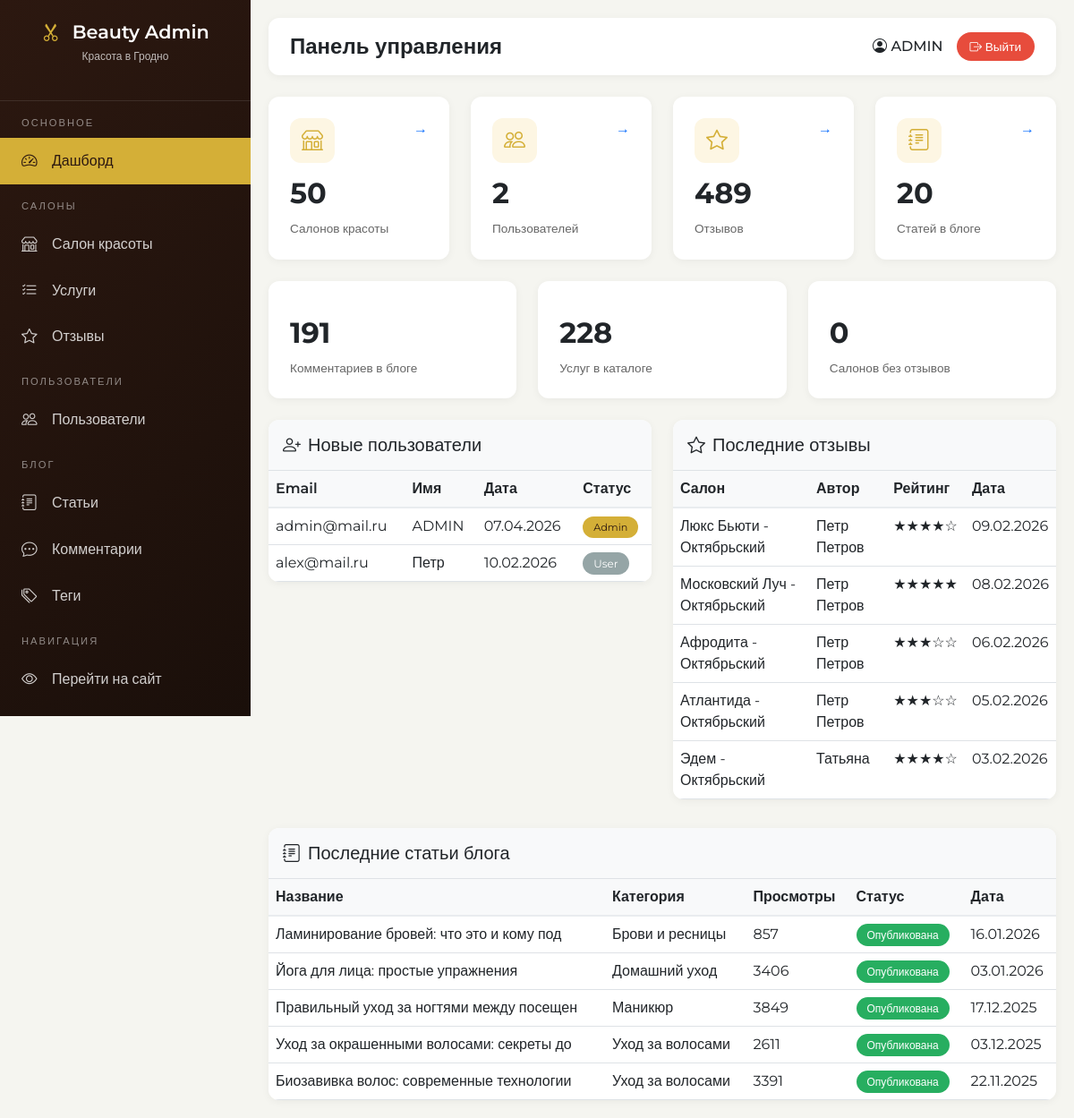
Before: /admin/ (signed in) with the older database file.
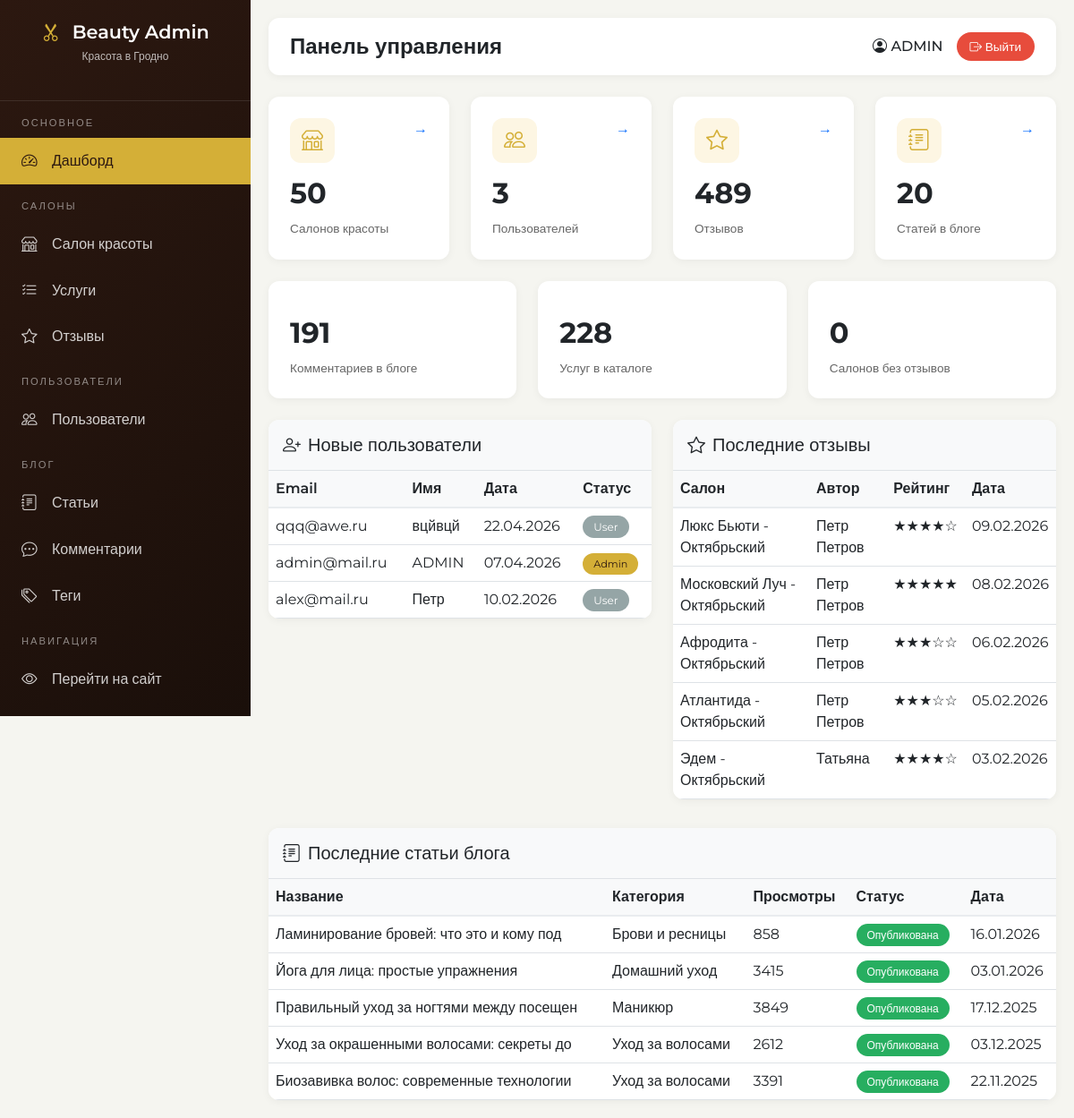
After: the same page with the newer database file.
### models.py (models this page shows, shortened)
class User(db.Model, UserMixin):
    __tablename__ = 'users'
    id = db.Column(db.Integer, primary_key=True)
    email = db.Column(db.String(100), unique=True, nullable=False)
    first_name = db.Column(db.String(50))
    last_name = db.Column(db.String(50))
    password_hash = db.Column(db.String(255), nullable=False)
    is_active = db.Column(db.Boolean, default=True)
    created_at = db.Column(db.DateTime, default=datetime.now)
    is_admin = db.Column(db.Boolean, default=False)
    phone = db.Column(db.String(20))
    avatar_url = db.Column(db.String(300))
    favorite_salons = db.relationship('Salon', secondary=user_favorites, backref='fans', lazy='dynamic')

class Review(db.Model):
    __tablename__ = 'reviews'
    id = db.Column(db.Integer, primary_key=True)
    salon_id = db.Column(db.Integer, db.ForeignKey('salons.id'))
    author_name = db.Column(db.String(100))
    rating = db.Column(db.Integer)
    text = db.Column(db.Text)
    tags = db.Column(db.String(300))
    created_at = db.Column(db.DateTime, server_default=db.func.now())
    user_id = db.Column(db.Integer, db.ForeignKey('users.id'), nullable=True)
    user = db.relationship('User', backref='reviews', lazy=True)  # Добавлено

class Salon(db.Model):
    __tablename__ = 'salons'
    id = db.Column(db.Integer, primary_key=True)
    name = db.Column(db.String(200))
    category = db.Column(db.String(100))
    description = db.Column(db.Text)
    address = db.Column(db.String(300))
    district = db.Column(db.String(100))
    phone = db.Column(db.String(20))
    working_hours = db.Column(db.String(200))
    rating = db.Column(db.Float, default=0.0)
    reviews_count = db.Column(db.Integer, default=0)
    is_verified = db.Column(db.Boolean, default=False)
    image_url = db.Column(db.String(300), default='/static/img/default.png')
    created_at = db.Column(db.DateTime, server_default=db.func.now())
    services = db.relationship('Service', backref='salon', lazy=True, cascade='all, delete-orphan')
    reviews = db.relationship('Review', backref='salon', lazy=True, cascade='all, delete-orphan')

class BlogPost(db.Model):
    __tablename__ = 'blog_posts'
    id = db.Column(db.Integer, primary_key=True)
    title = db.Column(db.String(200), nullable=False)
    slug = db.Column(db.String(200), unique=True)
    excerpt = db.Column(db.String(500))
    content = db.Column(db.Text, nullable=False)
    author = db.Column(db.String(100), default='Администратор')
    image_url = db.Column(db.String(300), default='/static/img/default.png')
    category = db.Column(db.String(50))
    is_published = db.Column(db.Boolean, default=True)
    views_count = db.Column(db.Integer, default=0)
    created_at = db.Column(db.DateTime, default=datetime.now)
    updated_at = db.Column(db.DateTime, default=datetime.now, onupdate=datetime.now)
    comments = db.relationship('BlogComment', backref='post', lazy=True, cascade='all, delete-orphan')
    tags = db.relationship('BlogTag', secondary=post_tags, backref=db.backref('posts', lazy=True))

### admin.py (the view)
@admin_bp.route('/')
@login_required
@admin_required
def index():
    stats = {
        'users': User.query.count(),
        'salons': Salon.query.count(),
        'reviews': Review.query.count(),
        'blog_posts': BlogPost.query.count(),
        'blog_comments': BlogComment.query.count(),
        'services': Service.query.count(),
        'tags': BlogTag.query.count()
    }
    recent_users = User.query.order_by(desc(User.created_at)).limit(5).all()
    recent_reviews = Review.query.order_by(desc(Review.created_at)).limit(5).all()
    recent_posts = BlogPost.query.order_by(desc(BlogPost.created_at)).limit(5).all()
    salons_without_reviews = Salon.query.filter(Salon.reviews_count == 0).count()
    avg_salon_rating = db.session.query(func.avg(Salon.rating)).scalar() or 0
    return render_template('admin/index.html',
        title='Панель управления',
        stats=stats,
        recent_users=recent_users,
        recent_reviews=recent_reviews,
        recent_posts=recent_posts,
        salons_without_reviews=salons_without_reviews,
        avg_salon_rating=round(avg_salon_rating, 1)
    )

### admin.py (called while the page is built)
def admin_required(f):
    @wraps(f)
    def decorated_function(*args, **kwargs):
        if not current_user.is_authenticated or not current_user.is_admin:
            abort(403)
        return f(*args, **kwargs)
    return decorated_function

### app.py (called while the page is built)
@login_manager.user_loader
def load_user(user_id):
    return User.query.get(int(user_id))

@app.context_processor
def inject_now():
    return {'now': datetime.now()}

@app.context_processor
def inject_user():
    user_favorites = []
    if current_user.is_authenticated:
        user_favorites = [s.id for s in current_user.favorite_salons.all()]
    return {
        'current_user': current_user,
        'user_favorites': user_favorites
    }

### templates/admin/index.html (shortened to what the changed rows need)
{% extends "admin/base.html" %}
{% block content %}
<div class="row g-4 mb-4">
    <div class="col-md-3">
        <div class="stat-card">
            <div class="d-flex justify-content-between align-items-start">
                <div class="stat-icon"><i class="bi bi-people"></i></div>
                <a href="{{ url_for('admin.users') }}" class="text-decoration-none">→</a>
            </div>
            <div class="stat-number">{{ stats.users }}</div>
            <div class="stat-label">Пользователей</div>
        </div>
    </div>
</div>
<div class="row g-4">
    <div class="col-md-6">
        <div class="admin-table">
            <div class="table-responsive">
                <table class="table table-hover mb-0">
                    <thead>
                        <tr><th>Email</th><th>Имя</th><th>Дата</th><th>Статус</th></tr>
                    </thead>
                    <tbody>
                        {% for user in recent_users %}
                        <tr>
                            <td>{{ user.email }}</td>
                            <td>{{ user.first_name or '-' }}</td>
                            <td>{{ user.created_at.strftime('%d.%m.%Y') }}</td>
                            <td>{% if user.is_admin %}<span class="badge-admin">Admin</span>{% else %}<span class="badge-inactive">User</span>{% endif %}</td>
                        </tr>
                        {% endfor %}
                    </tbody>
                </table>
            </div>
        </div>
    </div>
    <div class="col-md-6">
        <div class="admin-table">
            <div class="table-responsive">
                <table class="table table-hover mb-0">
                    <thead>
                        <tr><th>Салон</th><th>Автор</th><th>Рейтинг</th><th>Дата</th></tr>
                    </thead>
                    <tbody>
                        {% for review in recent_reviews %}
                        <tr>
                            <td>{{ review.salon.name[:30] }}</td>
                            <td>{{ review.author_name }}</td>
                            <td>{% for i in range(review.rating) %}★{% endfor %}{% for i in range(5-review.rating) %}☆{% endfor %}</td>
                            <td>{{ review.created_at.strftime('%d.%m.%Y') }}</td>
                        </tr>
                        {% endfor %}
                    </tbody>
                </table>
            </div>
        </div>
    </div>
</div>
<div class="row g-4 mt-2">
    <div class="col-md-12">
        <div class="admin-table">
            <div class="table-responsive">
                <table class="table table-hover mb-0">
                    <thead>
                        <tr><th>Название</th><th>Категория</th><th>Просмотры</th><th>Статус</th><th>Дата</th></tr>
                    </thead>
                    <tbody>
                        {% for post in recent_posts %}
                        <tr>
                            <td>{{ post.title[:40] }}</td>
                            <td>{{ post.category or '-' }}</td>
                            <td>{{ post.views_count }}</td>
                            <td>{% if post.is_published %}<span class="badge-active">Опубликована</span>{% else %}<span class="badge-inactive">Черновик</span>{% endif %}</td>
                            <td>{{ post.created_at.strftime('%d.%m.%Y') }}</td>
                        </tr>
                        {% endfor %}
                    </tbody>
                </table>
            </div>
        </div>
    </div>
</div>
{% endblock %}

### templates/admin/base.html (shortened to what this page needs)
<!DOCTYPE html>
<html lang="ru">
<head>
    <link href="https://cdn.jsdelivr.net/npm/bootstrap@5.3.0/dist/css/bootstrap.min.css" rel="stylesheet">
    <link rel="stylesheet" href="https://cdn.jsdelivr.net/npm/bootstrap-icons@1.10.0/font/bootstrap-icons.css">
</head>
<body>
    <div class="admin-wrapper">
        <div class="admin-sidebar">
            <div class="sidebar-header">
                <h3><i class="bi bi-scissors me-2"></i> Beauty Admin</h3>
                <p>Красота в Гродно</p>
            </div>
            <div class="nav-section">ОСНОВНОЕ</div>
            <a href="{{ url_for('admin.index') }}" class="nav-link {% if request.endpoint == 'admin.index' %}active{% endif %}">
                <i class="bi bi-speedometer2"></i> <span>Дашборд</span>
            </a>
            <div class="nav-section">САЛОНЫ</div>
            <a href="{{ url_for('admin.salons') }}" class="nav-link {% if request.endpoint == 'admin.salons' %}active{% endif %}">
                <i class="bi bi-shop"></i> <span>Салон красоты</span>
            </a>
            <a href="{{ url_for('admin.services') }}" class="nav-link {% if request.endpoint == 'admin.services' %}active{% endif %}">
                <i class="bi bi-list-check"></i> <span>Услуги</span>
            </a>
            <a href="{{ url_for('admin.reviews') }}" class="nav-link {% if request.endpoint == 'admin.reviews' %}active{% endif %}">
                <i class="bi bi-star"></i> <span>Отзывы</span>
            </a>
            <div class="nav-section">ПОЛЬЗОВАТЕЛИ</div>
            <a href="{{ url_for('admin.users') }}" class="nav-link {% if request.endpoint == 'admin.users' %}active{% endif %}">
                <i class="bi bi-people"></i> <span>Пользователи</span>
            </a>
            <div class="nav-section">БЛОГ</div>
            <a href="{{ url_for('admin.blog_posts') }}" class="nav-link {% if request.endpoint == 'admin.blog_posts' %}active{% endif %}">
                <i class="bi bi-journal-text"></i> <span>Статьи</span>
            </a>
            <a href="{{ url_for('admin.blog_comments') }}" class="nav-link {% if request.endpoint == 'admin.blog_comments' %}active{% endif %}">
                <i class="bi bi-chat-dots"></i> <span>Комментарии</span>
            </a>
            <a href="{{ url_for('admin.blog_tags') }}" class="nav-link {% if request.endpoint == 'admin.blog_tags' %}active{% endif %}">
                <i class="bi bi-tags"></i> <span>Теги</span>
            </a>
            <div class="nav-section">НАВИГАЦИЯ</div>
            <a href="{{ url_for('home') }}" class="nav-link" target="_blank">
                <i class="bi bi-eye"></i> <span>Перейти на сайт</span>
            </a>
        </div>
        <div class="admin-content">
            <div class="admin-topbar">
                <h2 class="page-title">{{ title }}</h2>
                <div class="user-info">
                    <span class="user-name">
                        <i class="bi bi-person-circle"></i>
                        {{ current_user.first_name or current_user.email }}
                    </span>
                    <a href="{{ url_for('logout') }}" class="btn-logout">
                        <i class="bi bi-box-arrow-right"></i> Выйти
                    </a>
                </div>
            </div>
            {% block content %}{% endblock %}
        </div>
    </div>
</body>
</html>

Changed rows visible on the page:
added User: email "qqq@awe.ru", first_name "вцйвцй", created_at "22.04.2026", is_admin "User"
changed BlogPost "Ламинирование бровей: что это и кому под": views_count "857" → "858"
changed BlogPost "Йога для лица: простые упражнения": views_count "3406" → "3415"
changed BlogPost "Уход за окрашенными волосами: секреты до": views_count "2611" → "2612"
Other visible differences:
{{ stats.users }}: "2" → "3"
